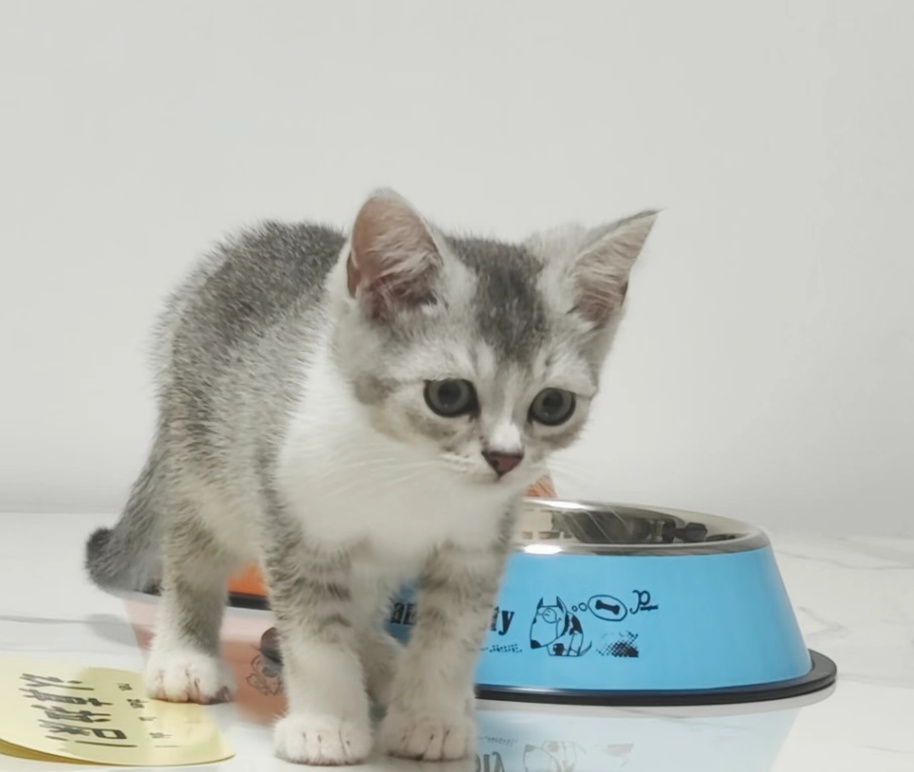
#> input picture images/maomi.jpg, 914 x 772 px, shrunk from 1816 x 1535 before the run
$ python sd_forward2.py
#> lines starting #> are read from the running program, lines starting #| are printed output that depends on the picture
import numpy as np
import matplotlib.pyplot as plt
from PIL import Image
import cv2
from itertools import accumulate


image = cv2.imread('../../images/maomi.jpg')
#> image is the input picture: shape (772, 914, 3); mean B, G, R 180.8, 186.8, 183.5
image = image / 255.0  # [0, 1]
image = image * 2 - 1  # [-1, 1]

# denoise steps
steps = 1000
# beta
beta_s = 0.001
beta_e = 0.02
betas = np.linspace(beta_s, beta_e, steps)

alphas = [1 - beta for beta in betas]
alpha_bars = list(accumulate(alphas, lambda a, b: a * b))

interested_step = 200
image_in_step_10 = (np.sqrt(alpha_bars[interested_step]) * image +
                    np.sqrt(1 - alpha_bars[interested_step]) * np.random.normal(0, 1, image.shape))
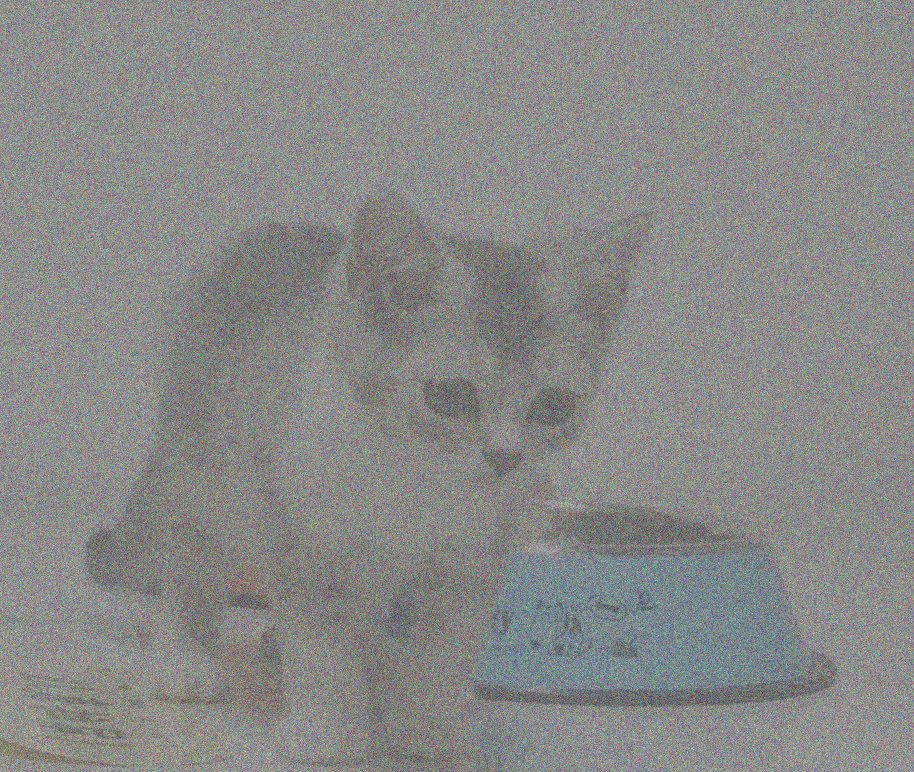
#> image_in_step_10: shape (772, 914, 3) float64; mean B, G, R 0.312, 0.349, 0.329; drawn with min black and max white

image_in_step_10 = (image_in_step_10 + 1) / 2  # [0, 1]

cv_img = cv2.cvtColor((image_in_step_10 * 255).astype(np.uint8), cv2.COLOR_BGR2RGB)
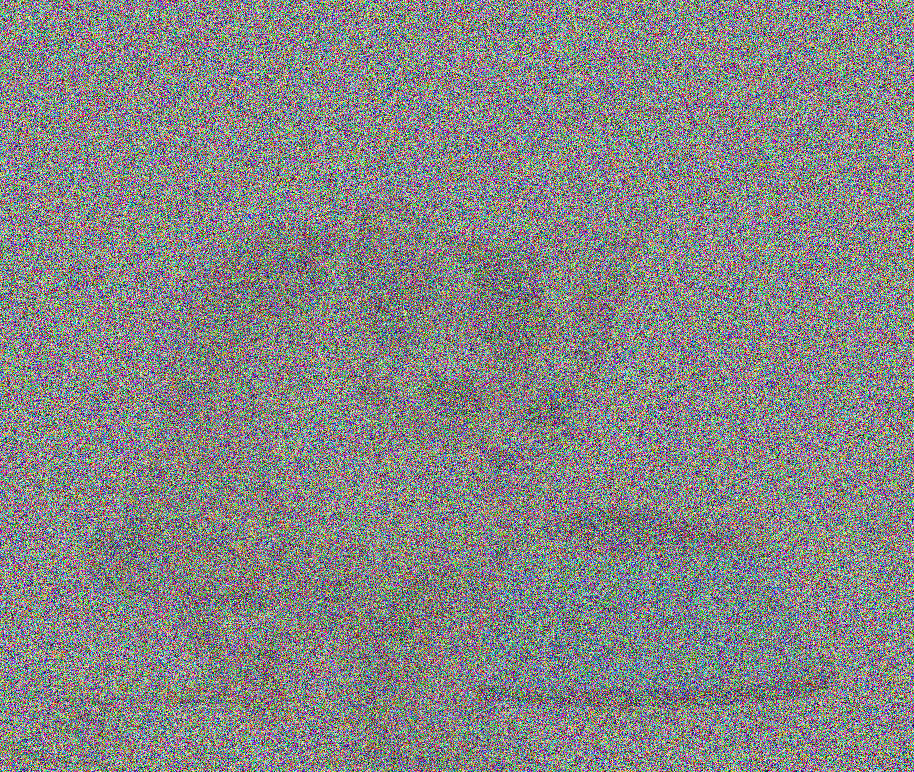
#> cv_img: shape (772, 914, 3); mean R, G, B 133.7, 134.1, 133.6
out = Image.fromarray(cv_img, "RGB")
out.show()
